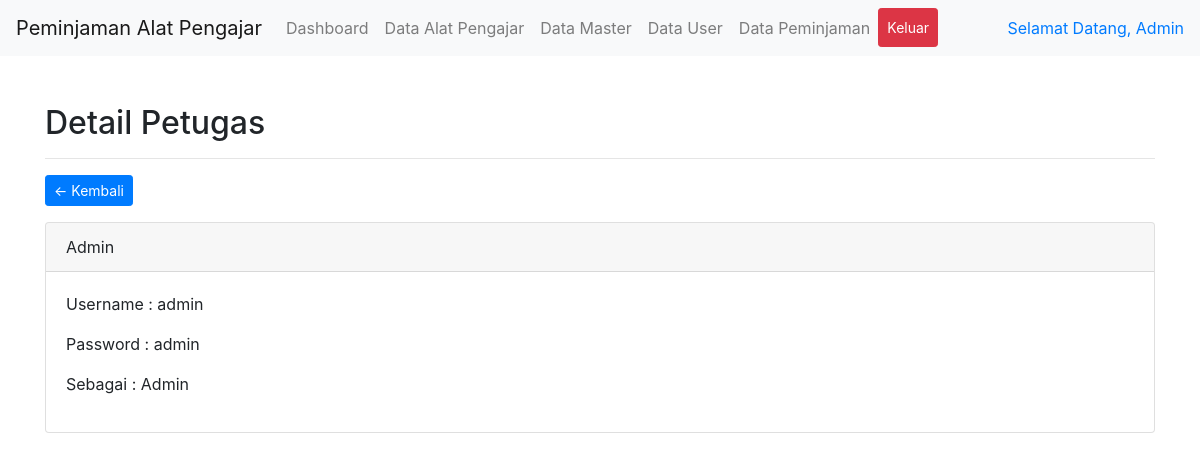
The page /admin/data-petugas.php?p=detail-petugas&id=1 (signed in) on the database its author committed.
### tables this page shows
CREATE TABLE `users` (
  `id_user` int(11) NOT NULL,
  `nama` varchar(50) NOT NULL,
  `username` varchar(30) NOT NULL,
  `password` varchar(100) NOT NULL,
  `id_level` enum('1','2','3') NOT NULL
);

### admin/includes/detail-petugas.php (the view)
<div class="container mt-5">
  <h2>Detail Petugas</h2>
  <hr>
  <a href="data-petugas.php" class="btn btn-primary btn-sm float-left">← Kembali</a>
  <div class="clearfix"></div>
  <?php
    $sql = $conn->query("SELECT * FROM users WHERE id_user = '".$_GET['id']."'");
    $data = $sql->fetch_assoc();
    $data['id_level'] == 1 ? $sebagai = "Admin" : $sebagai = "Operator";
  ?>
  <div class="card mt-3">
    <div class="card-header">
      <?= $data['nama'] ?>
    </div>
    <div class="card-body">
      <p>Username : <?= $data['username'] ?></p>
      <P>Password : <?= $data['password'] ?></P>
      <p>Sebagai : <?= $sebagai ?></p>
    </div>
  </div>
</div>

### rows shown on the page
users: nama "Admin", username "admin", password "admin"

### other values the page prints
$_SESSION['name'] "Admin"
$sebagai "Admin"
